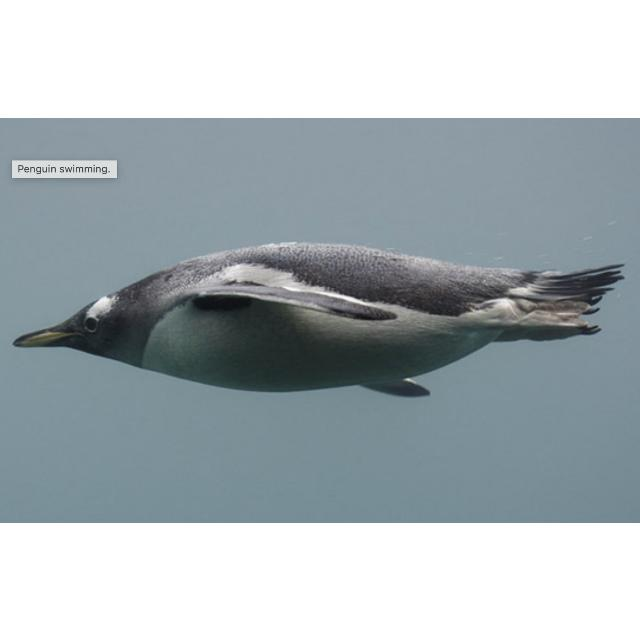
#> input picture CombinedMethods/train/image_id_004.jpg, 640 x 640 px; its folder holds only this picture in this run
$ python -i color_model.py   (imports and definitions only)
#> lines starting #> are read from the running program, lines starting #| are printed output that depends on the picture; after the words box and inside, x2 and y2 are one past the last pixel; in counts of white or black regions, pixels touching at a corner belong together
#> further down, picture is the input picture: shape (640, 640, 3); mean B, G, R 183.5, 179.1, 169.7
import cv2
import numpy as np
from matplotlib import pyplot as plt
import os
import glob
from sklearn.neighbors import KNeighborsClassifier
from sklearn import svm
from sklearn.model_selection import train_test_split
from sklearn.preprocessing import LabelEncoder
from sklearn.metrics import confusion_matrix

# [6 lines of commented-out code are left out]

def calculate_histogram(image, bins=(8, 8, 8)):
    # Define a mask to exclude white pixels
#> called with bins = (8, 8, 8)
    mask = cv2.inRange(image, np.array([240, 240, 240]), np.array([255, 255, 255]))
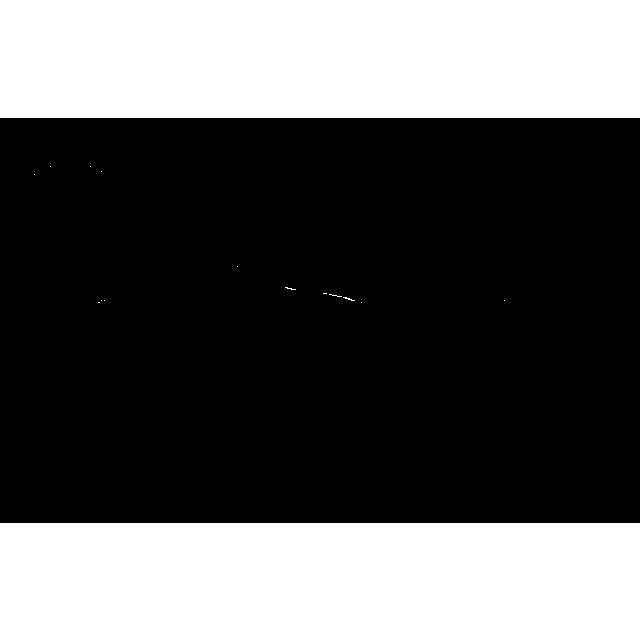
#> mask: shape (640, 640); 36.7% white; 16 white regions (14 under 20 px), largest, box (x1, y1, x2, y2) and area: (0, 0, 640, 118) 75520, (0, 523, 640, 640) 74880
    mask = cv2.bitwise_not(mask)  # invert the mask so white pixels are excluded
    # Compute the histogram
    hist = cv2.calcHist([image], [0, 1, 2], mask, bins, [0, 256, 0, 256, 0, 256])
    # Normalize the histogram
    hist = cv2.normalize(hist, hist).flatten()
#> hist = 512 values, max 0.709 at index 291, min 0 at index 2, mean 0.00384
    return hist

# [47 lines left out: functions train_color_model, predict_image_category, not called in this run]

#print(predict_image_category("../CombinedMethods/valid/valid/image_id_003.jpg"))

>>> import cv2
>>> picture = cv2.imread('../CombinedMethods/train/image_id_004.jpg')
>>> result = calculate_histogram(picture)
#> result has the same summary as hist in calculate_histogram

$ run again, on CombinedMethods/train/image_id_017.jpg
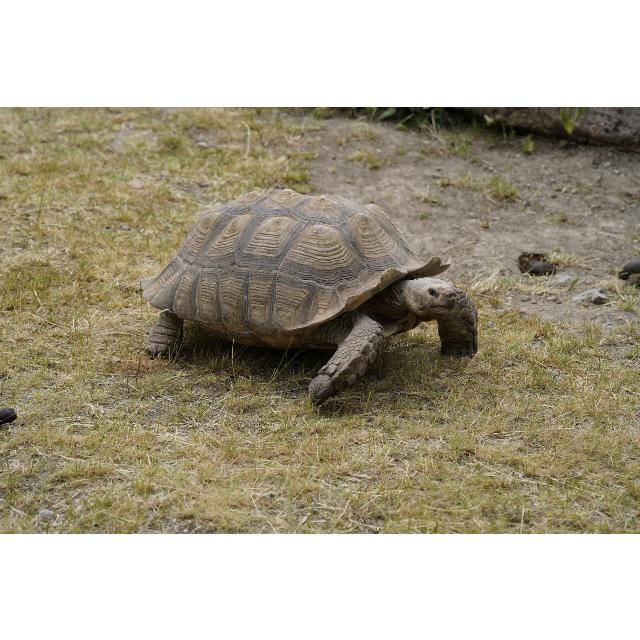
#> input picture CombinedMethods/train/image_id_017.jpg, 640 x 640 px
#> picture is the input picture: shape (640, 640, 3); mean B, G, R 147.9, 166.3, 173.8
#> in calculate_histogram, `mask = cv2.inRange(image, np.array([240, 240, 240]), np.array([255, 25..`:
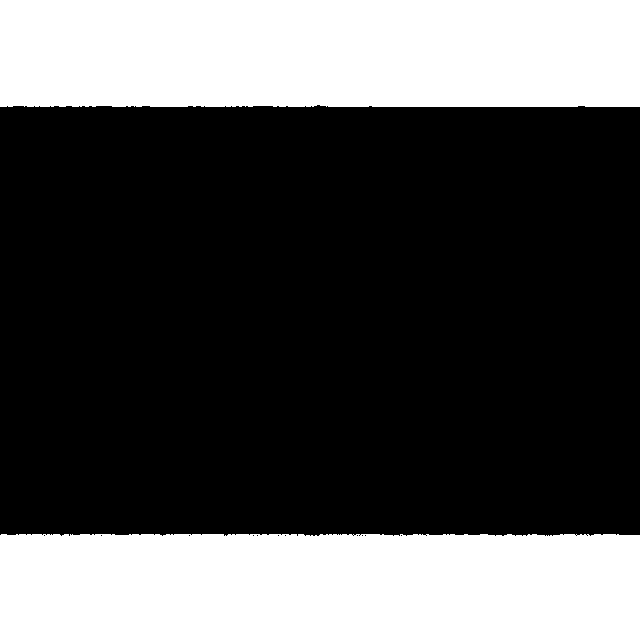
#> mask: shape (640, 640); 33.2% white; 2 white regions, box (x1, y1, x2, y2) and area: (0, 0, 640, 107) 68342, (0, 534, 640, 640) 67524
#> hist = 512 values, max 0.651 at index 228, min 0 at index 2, mean 0.00713
#> result has the same summary as hist in calculate_histogram

$ run again, on CombinedMethods/train/image_id_026.jpg
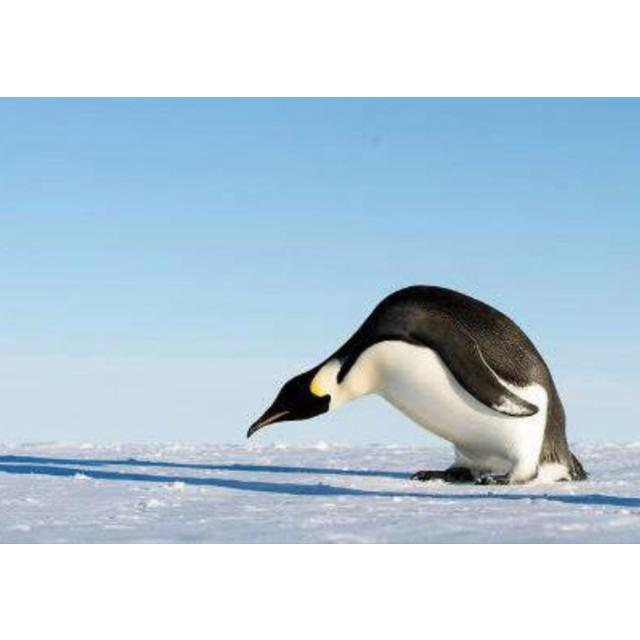
#> input picture CombinedMethods/train/image_id_026.jpg, 640 x 640 px
#> picture is the input picture: shape (640, 640, 3); mean B, G, R 222.5, 208.3, 188.4
#> in calculate_histogram, `mask = cv2.inRange(image, np.array([240, 240, 240]), np.array([255, 25..`:
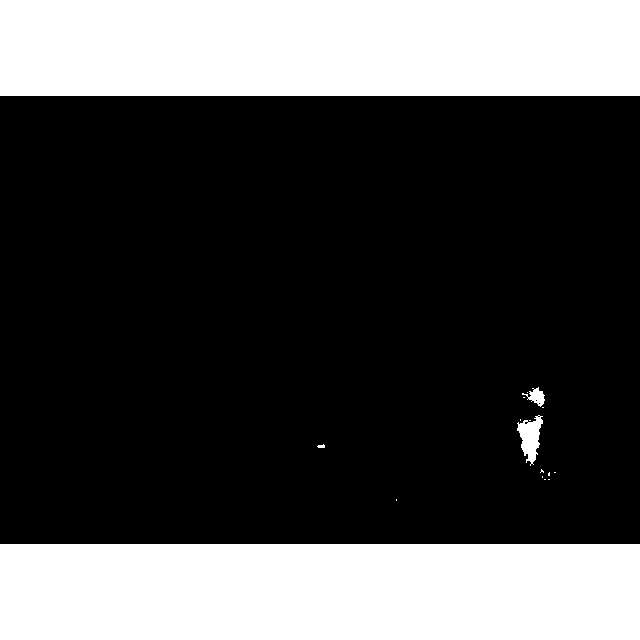
#> mask: shape (640, 640); 30.2% white; 17 white regions (12 under 20 px), largest, box (x1, y1, x2, y2) and area: (0, 0, 640, 96) 61440, (0, 544, 640, 640) 61440, (517, 415, 543, 466) 721, (522, 387, 545, 407) 207, (317, 444, 325, 448) 23
#> hist = 512 values, max 0.664 at index 501, min 0 at index 2, mean 0.00581
#> result has the same summary as hist in calculate_histogram
